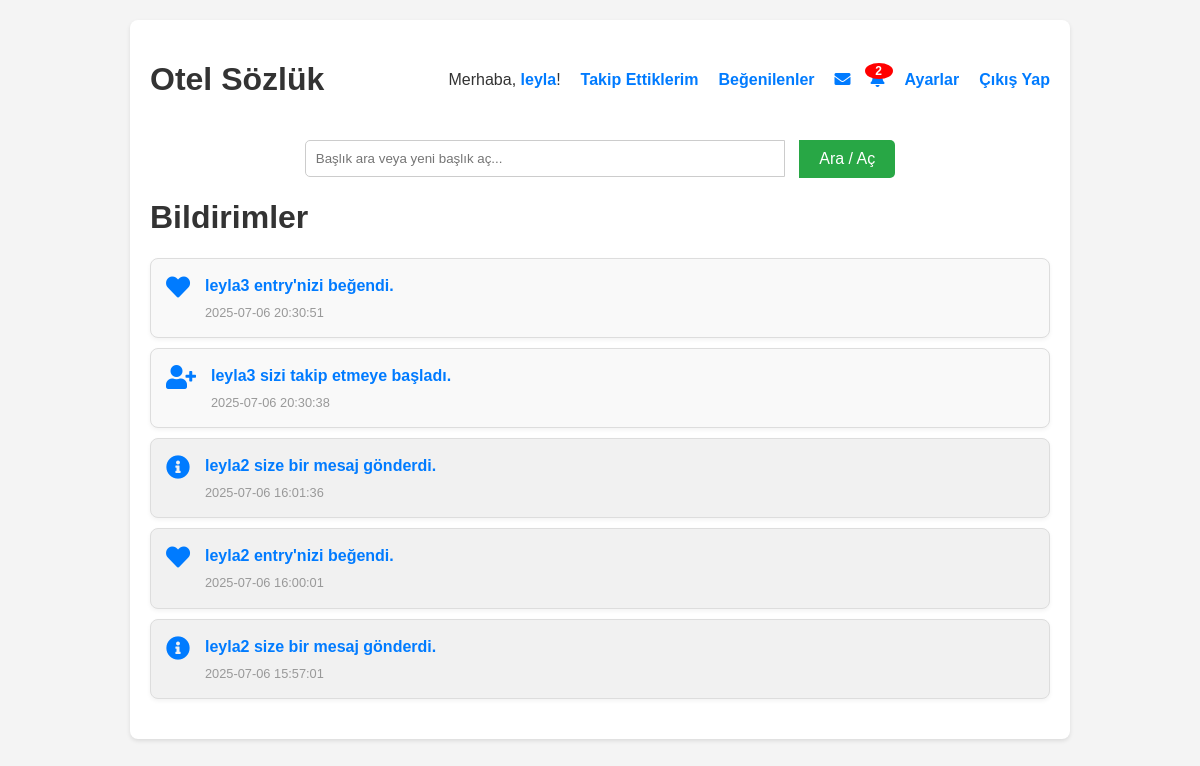
Screenshot of /bildirimler (signed in) with the database file from the repository.
### tables this page shows
CREATE TABLE notifications (
            id INTEGER PRIMARY KEY AUTOINCREMENT,
            user_id INTEGER NOT NULL, -- Bildirimi alacak kullanıcı
            sender_id INTEGER,        -- Bildirimi yapan kullanıcı (opsiyonel, örn: beğenen/takip eden)
            type TEXT NOT NULL,       -- 'like', 'follow', 'message', 'report', 'admin_action'
            content TEXT NOT NULL,    -- Bildirim metni
            link TEXT,                -- Bildirime tıklayınca gidilecek link (örn: entry'nin veya profilin linki)
            is_read INTEGER DEFAULT 0, -- 0: okunmadı, 1: okundu
            timestamp DATETIME DEFAULT CURRENT_TIMESTAMP,
            FOREIGN KEY (user_id) REFERENCES users(id),
            FOREIGN KEY (sender_id) REFERENCES users(id)
        );

### yemeksozluk.py (the view)
@app.route('/bildirimler')
def bildirimler():
    if not is_logged_in():
        flash('Bildirimleri görmek için giriş yapmalısınız.', 'warning')
        return redirect(url_for('login'))
    user_id = session['user_id']
    with get_db_connection() as conn:
        notifications = conn.execute('''
            SELECT n.*, u.username as sender_username
            FROM notifications n
            LEFT JOIN users u ON n.sender_id = u.id
            WHERE n.user_id = ?
            ORDER BY n.timestamp DESC
        ''', (user_id,)).fetchall()
        conn.execute('UPDATE notifications SET is_read = 1 WHERE user_id = ? AND is_read = 0', (user_id,))
        conn.commit()
    return render_template('bildirimler.html', notifications=notifications, is_logged_in=is_logged_in())

### yemeksozluk.py (called while the page is built)
@contextmanager
def get_db_connection():
    conn = sqlite3.connect(DATABASE, timeout=20.0)
    conn.row_factory = sqlite3.Row
    conn.execute('PRAGMA foreign_keys = ON')
    try:
        yield conn
    finally:
        conn.close()

def is_logged_in():
    return 'logged_in' in session and session['logged_in']

@app.before_request
def before_request():
    g.unread_notifications_count = 0
    g.unread_messages_count = 0
    if is_logged_in():
        with get_db_connection() as conn:
            user_id = session['user_id']
            notifications_count = conn.execute('SELECT COUNT(*) FROM notifications WHERE user_id = ? AND is_read = 0', (user_id,)).fetchone()[0]
            g.unread_notifications_count = notifications_count
            messages_count = conn.execute('SELECT COUNT(*) FROM messages WHERE receiver_id = ? AND is_read = 0', (user_id,)).fetchone()[0]
            g.unread_messages_count = messages_count

### templates/bildirimler.html (shortened to what this page needs)
{% extends 'base.html' %}
{% block content %}
    <h1>Bildirimler</h1>
    {% if notifications %}
        <ul class="notification-list">
            {% for notification in notifications %}
                <li class="notification-item {% if notification.is_read == 1 %}read{% else %}unread{% endif %}">
                    <div class="icon">
                        {% if notification.type == 'like' %}
                            <i class="fas fa-heart"></i>
                        {% elif notification.type == 'follow' %}
                            <i class="fas fa-user-plus"></i>
                        {% else %}
                            <i class="fas fa-info-circle"></i>
                        {% endif %}
                    </div>
                    <div class="content">
                        <p>
                            {% if notification.link %}
                                <a href="{{ notification.link }}">{{ notification.content }}</a>
                            {% else %}
                                {{ notification.content }}
                            {% endif %}
                            <span class="timestamp">{{ notification.timestamp }}</span>
                        </p>
                    </div>
                </li>
            {% endfor %}
        </ul>
    {% else %}
        <p class="no-notifications">Henüz yeni bir bildiriminiz bulunmuyor.</p>
    {% endif %}
{% endblock %}

### templates/base.html (style rules this page uses)
body { font-family: sans-serif; margin: 20px; background-color: #f4f4f4; color: #333; }

### templates/bildirimler.html (style rules this page uses)
.notification-list { list-style: none; padding: 0; margin: 20px 0; }
.notification-item { background-color: #f9f9f9; border: 1px solid #ddd; border-radius: 8px; padding: 15px; margin-bottom: 10px; box-shadow: 0 2px 4px rgba(0,0,0,0.05); display: flex; align-items: flex-start; }
.notification-item.read { background-color: #f1f1f1; color: #777; }
.notification-item .icon { font-size: 1.5em; margin-right: 15px; color: #007bff; }
.notification-item .content { flex-grow: 1; }
.notification-item .content p { margin: 0; line-height: 1.5; }
.notification-item .content a { color: #007bff; text-decoration: none; font-weight: bold; }
.notification-item .timestamp { font-size: 0.8em; color: #999; margin-top: 5px; display: block; }

### rows the page displays
notifications: type "like" (drawn), content "leyla3 entry'nizi beğendi.", timestamp "2025-07-06 20:30:51"
notifications: type "follow" (drawn), content "leyla3 sizi takip etmeye başladı.", timestamp "2025-07-06 20:30:38"
notifications: type "message" (drawn), content "leyla2 size bir mesaj gönderdi.", timestamp "2025-07-06 16:01:36"
notifications: type "like" (drawn), content "leyla2 entry'nizi beğendi.", timestamp "2025-07-06 16:00:01"
notifications: type "message" (drawn), content "leyla2 size bir mesaj gönderdi.", timestamp "2025-07-06 15:57:01"

### other values shown
{{ session.username }} "leyla"
{{ g.unread_notifications_count }} "2"
